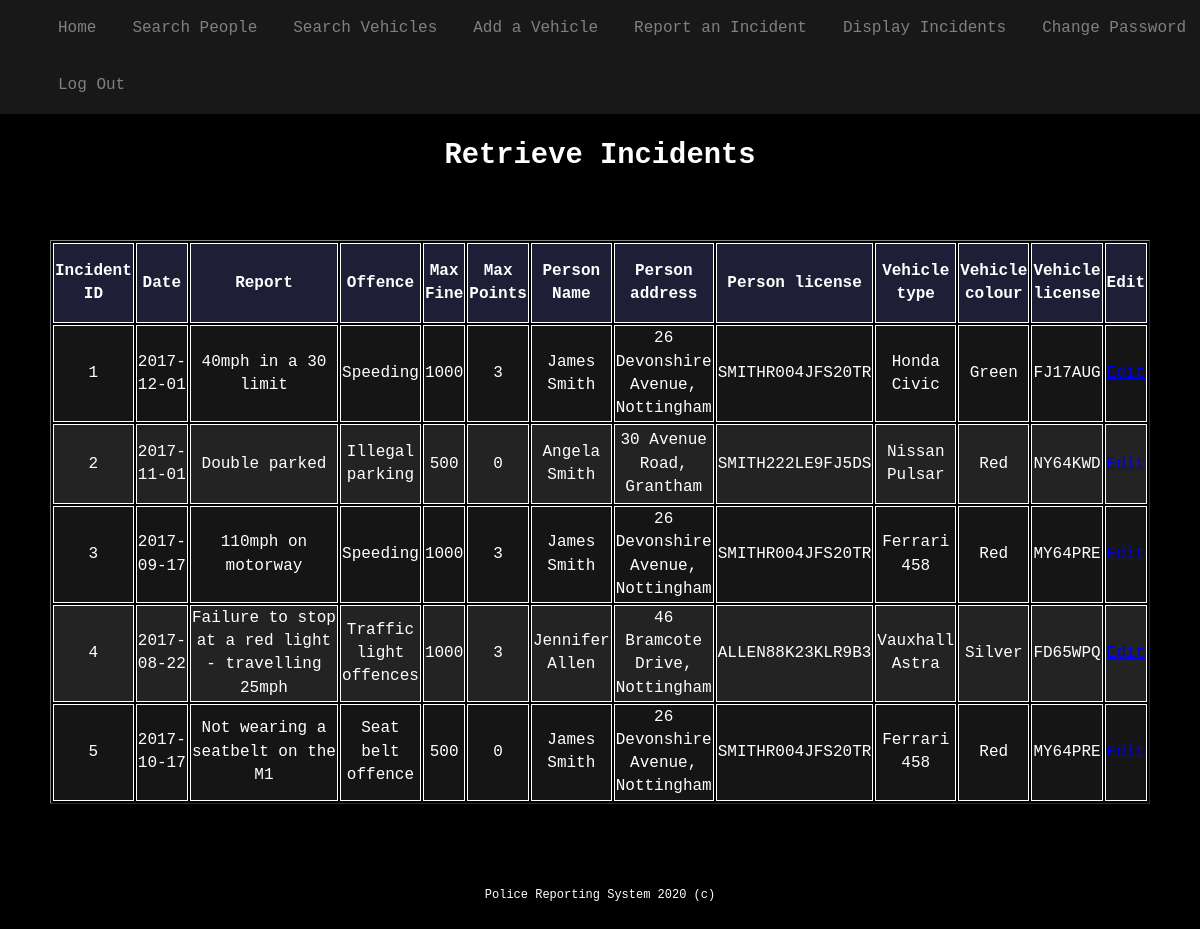
The app's page /retrieveIncidents.php (signed in) with its own data.
### tables this page shows
CREATE TABLE Incident (
  Incident_ID int(11) NOT NULL,
  Vehicle_ID int(11) DEFAULT NULL,
  People_ID int(11) DEFAULT NULL,
  Incident_Date date NOT NULL,
  Incident_Report varchar(500) NOT NULL,
  Offence_ID int(11) DEFAULT NULL
);

CREATE TABLE Offence (
  Offence_ID int(11) NOT NULL,
  Offence_description varchar(50) NOT NULL,
  Offence_maxFine int(11) NOT NULL,
  Offence_maxPoints int(11) NOT NULL
);

CREATE TABLE People (
  People_ID int(11) NOT NULL,
  People_name varchar(50) NOT NULL,
  People_address varchar(50) DEFAULT NULL,
  People_licence varchar(16) DEFAULT NULL
);

CREATE TABLE Vehicle (
  Vehicle_ID int(11) NOT NULL,
  Vehicle_type varchar(20) NOT NULL,
  Vehicle_colour varchar(20) NOT NULL,
  Vehicle_licence varchar(7) DEFAULT NULL
);

### src/retrieveIncidents.php (the view, shortened to what this page needs)
<?php
	include_once('header.php');
?>
<section class="main-content">
		<h2>Retrieve Incidents</h2>
	</section>
	<br>
<?php
	$db = new PDO('mysql:host=localhost;dbname=officer', "root", "");
	$query = "SELECT I.Incident_ID, I.Incident_Date, I.Incident_Report,
			O.Offence_description, O.Offence_maxFine, O.Offence_maxPoints,
			P.People_name, P.People_address, P.People_licence,
			V.Vehicle_type, V.Vehicle_colour, V.Vehicle_licence
			FROM Incident I JOIN People P
			ON I.People_ID = P.People_ID
			JOIN Vehicle V
			ON I.Vehicle_ID = V.Vehicle_ID
			JOIN Offence O
			ON I.Offence_ID = O.Offence_ID";
	$stmt = $db->query($query);
	if (empty($stmt) || $stmt->rowCount() == 0) {
		echo("No incident is found in the system.");
	} else {
?>
	<table border="1">
		<tr>
			<th>Incident ID</th>
			<th>Date</th>
			<th>Report</th>
			<th>Offence</th>
			<th>Max Fine</th>
			<th>Max Points</th>
			<th>Person Name</th>
			<th>Person address</th>
			<th>Person license</th>
			<th>Vehicle type</th>
			<th>Vehicle colour</th>
			<th>Vehicle license</th>
			<th>Edit</th>
		</tr>
<?php
		while ($row = $stmt->fetch(PDO::FETCH_ASSOC)) {
?>
		<tr>
			<td><?=$row['Incident_ID']?></td>
			<td><?=$row['Incident_Date']?></td>
			<td><?=$row['Incident_Report']?></td>
			<td><?=$row['Offence_description']?></td>
			<td><?=$row['Offence_maxFine']?></td>
			<td><?=$row['Offence_maxPoints']?></td>
			<td><?=$row['People_name']?></td>
			<td><?=$row['People_address']?></td>
			<td><?=$row['People_licence']?></td>
			<td><?=$row['Vehicle_type']?></td>
			<td><?=$row['Vehicle_colour']?></td>
			<td><?=$row['Vehicle_licence']?></td>
			<td><a href="editIncident.php?incidentId=<?=$row['Incident_ID']?>">Edit</a></td>
		</tr>
<?php
		}
	}
?>
	</table>
<?php
	include_once('footer.php');
?>

### src/header.php (shortened to what this page needs)
<!DOCTYPE html>
<html lang="en">
	<head>
		<link rel="stylesheet" href="style.css">
	</head>
	<body>
		<header>
		<?php
			include_once('menu.php');
		?>
		</header>

### src/menu.php (shortened to what this page needs)
<ul class="navbar">
	<li><a href="index.php">Home</a></li>
<?php
	if (!empty($_SESSION['officer'])) {
?>
		<li><a href="lookupPeople.php">Search People</a></li>
		<li><a href="lookupVehicle.php">Search Vehicles</a></li>
		<li><a href="addVehicle.php">Add a Vehicle</a></li>
		<li><a href="report.php">Report an Incident</a></li>
		<li><a href="retrieveIncidents.php">Display Incidents</a></li>
		<li><a href="changePassword.php">Change Password</a></li>
<?php
	}
?>
	<li><a href="logOut.php">Log Out</a></li>
</ul>

### src/footer.php
	<div class="footer">
		Police Reporting System 2020 (c)
	</div>
	</body>
</html>

### src/style.css (style rules this page uses)
body { margin:0; background-color: black; color: white; font-family: "Lucida Console", Monaco, monospace; line-height: 1.45em; }
table { width: 1100px; margin: 0 auto; margin-bottom: 20px; text-align: center; }
th, td { border: 1px solid; }
th { background-color: rgb(30, 30, 55); }
td:nth-child(1) { width: 70px; }
td:nth-child(3) { width: 300px; }
tr:nth-child(even) { background-color: rgb(21, 21, 21); }
tr:nth-child(odd) { background-color: rgb(35, 35, 35); }
tr { height: 80px; }
.navbar { position: fixed; left: 0; top: 0; z-index: 1; margin:0; width: 100%; height: auto; background-color: rgb(24,24,24); box-shadow: 0px 2px 3px rgba(0,0,0,.4); list-style: none; }
.navbar li { float:left; padding: 17px 18px; display: inline-block; text-align: center; }
.navbar a { color: grey; text-decoration: none; }
.main-content { margin-top: 12%; margin-bottom: 4%; margin-left: 10%; margin-right: 10%; text-align: left; font-size: 1.20em; }
.main-content h2 { margin-bottom: 50px; text-align: center; }
.footer { margin-top: 80px; margin-bottom: 120px; text-align: center; font-size: 9pt; }

### records on screen
incident: Incident_ID "1", Incident_Date "2017-12-01", Incident_Report "40mph in a 30 limit", Offence_ID.Offence_description "Speeding", Offence_ID.Offence_maxFine "1000", Offence_ID.Offence_maxPoints "3", People_ID.People_name "James Smith", People_ID.People_address "26 Devonshire Avenue, Nottingham", People_ID.People_licence "SMITHR004JFS20TR", Vehicle_ID.Vehicle_type "Honda Civic", Vehicle_ID.Vehicle_colour "Green", Vehicle_ID.Vehicle_licence "FJ17AUG"
incident: Incident_ID "2", Incident_Date "2017-11-01", Incident_Report "Double parked", Offence_ID.Offence_description "Illegal parking", Offence_ID.Offence_maxFine "500", Offence_ID.Offence_maxPoints "0", People_ID.People_name "Angela Smith", People_ID.People_address "30 Avenue Road, Grantham", People_ID.People_licence "SMITH222LE9FJ5DS", Vehicle_ID.Vehicle_type "Nissan Pulsar", Vehicle_ID.Vehicle_colour "Red", Vehicle_ID.Vehicle_licence "NY64KWD"
incident: Incident_ID "3", Incident_Date "2017-09-17", Incident_Report "110mph on motorway", Offence_ID.Offence_description "Speeding", Offence_ID.Offence_maxFine "1000", Offence_ID.Offence_maxPoints "3", People_ID.People_name "James Smith", People_ID.People_address "26 Devonshire Avenue, Nottingham", People_ID.People_licence "SMITHR004JFS20TR", Vehicle_ID.Vehicle_type "Ferrari 458", Vehicle_ID.Vehicle_colour "Red", Vehicle_ID.Vehicle_licence "MY64PRE"
incident: Incident_ID "4", Incident_Date "2017-08-22", Incident_Report "Failure to stop at a red light - travelling 25mph", Offence_ID.Offence_description "Traffic light offences", Offence_ID.Offence_maxFine "1000", Offence_ID.Offence_maxPoints "3", People_ID.People_name "Jennifer Allen", People_ID.People_address "46 Bramcote Drive, Nottingham", People_ID.People_licence "ALLEN88K23KLR9B3", Vehicle_ID.Vehicle_type "Vauxhall Astra", Vehicle_ID.Vehicle_colour "Silver", Vehicle_ID.Vehicle_licence "FD65WPQ"
incident: Incident_ID "5", Incident_Date "2017-10-17", Incident_Report "Not wearing a seatbelt on the M1", Offence_ID.Offence_description "Seat belt offence", Offence_ID.Offence_maxFine "500", Offence_ID.Offence_maxPoints "0", People_ID.People_name "James Smith", People_ID.People_address "26 Devonshire Avenue, Nottingham", People_ID.People_licence "SMITHR004JFS20TR", Vehicle_ID.Vehicle_type "Ferrari 458", Vehicle_ID.Vehicle_colour "Red", Vehicle_ID.Vehicle_licence "MY64PRE"
